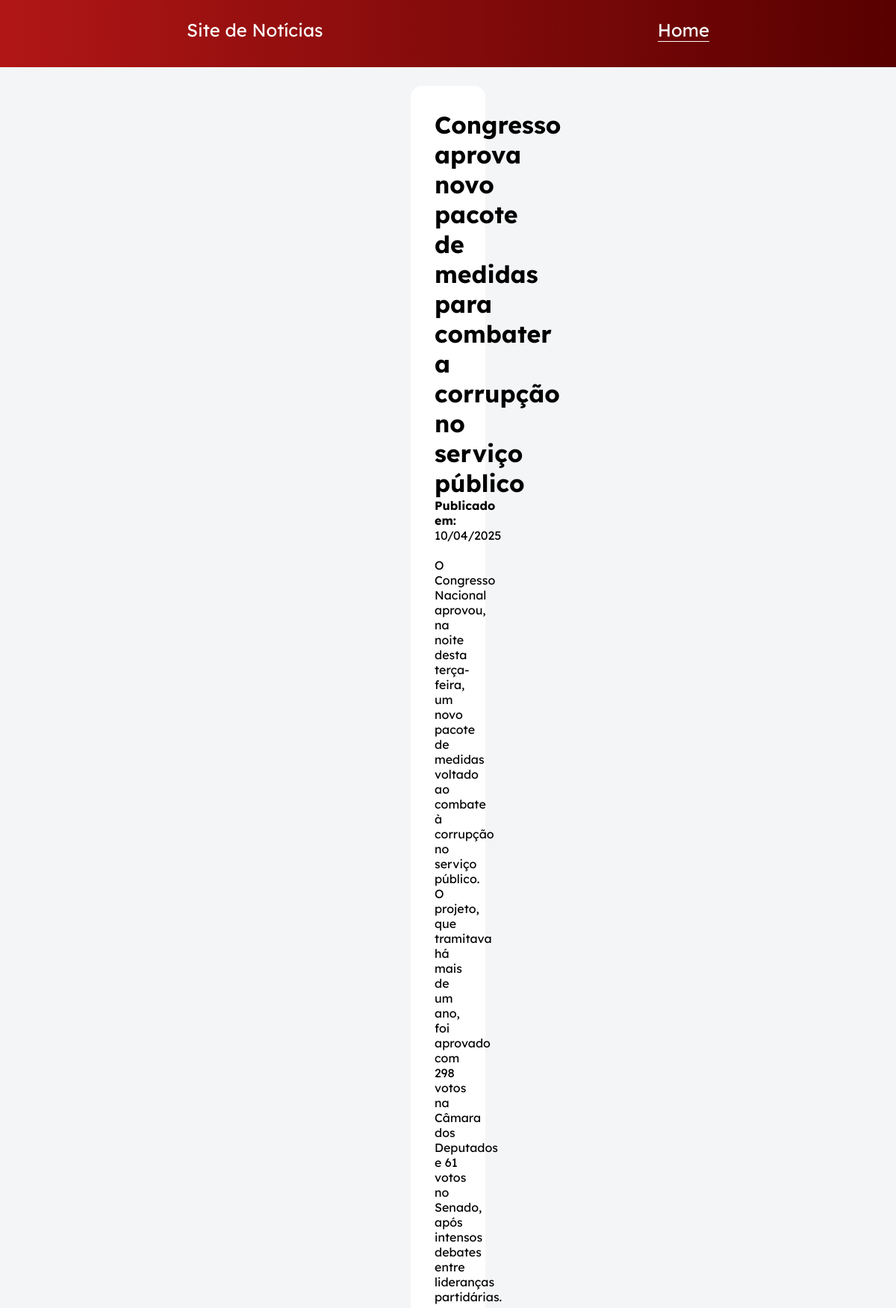
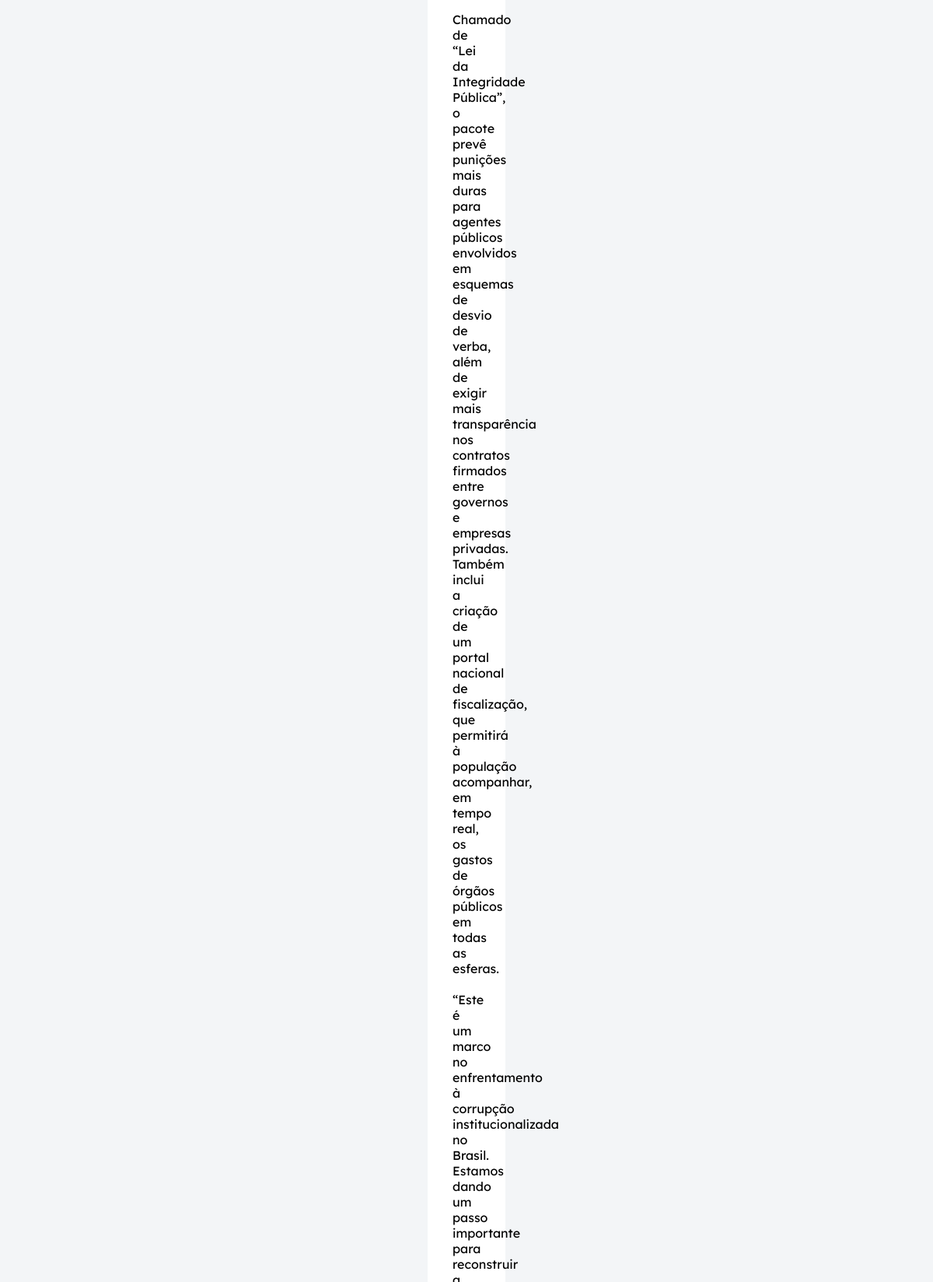
The app's page /noticia.php?slug=congresso-aprova-novo-pacote-de-medidas-para-combater-a-corrupcao-no-servico-publico (upper part) with its own data (2 pictures, top to bottom).
### tables this page shows
CREATE TABLE `giovanna_noticias` (
  `id` int(11) NOT NULL,
  `data_criacao` timestamp NOT NULL DEFAULT current_timestamp(),
  `titulo_noticia` varchar(100) NOT NULL,
  `descricao_noticia` text NOT NULL,
  `conteudo_noticia` longtext NOT NULL,
  `palavras_chave` varchar(255) NOT NULL,
  `slug_noticia` varchar(255) NOT NULL
);

### noticia.php (the view, shortened to what this page needs)
<?php
    require "conn.php";
    $slug = filter_input(INPUT_GET, "slug");
    $sql = $pdo->prepare("SELECT * FROM giovanna_noticias WHERE slug_noticia = :slug");
    $sql->bindValue(":slug", $slug);
    $sql->execute();
    if($sql->rowCount() > 0){
        $noticia = $sql->fetch(PDO::FETCH_ASSOC);
    } else {
        header("Location: index.php");
    }
?>
<!DOCTYPE html>
<html lang="pt-br">
<head>
    <link rel="stylesheet" href="assets/css/global.css">
    <link rel="stylesheet" href="assets/css/noticia.css">
</head>
<body>
    <div class="container">
        <header id="header">
            <div class="menu">
                <h2>Site de Notícias</h2>
                <h2><a href="index.php">Home</a></h2>
            </div>
        </header>
        <main class="container-post">
            <div class="noticia">
            <h1><?= htmlspecialchars($noticia['titulo_noticia']); ?></h1>
            <p><strong>Publicado em: </strong><?= date_format(new DateTime($noticia['data_criacao']), 'd/m/Y'); ?></p><br>
            <p><?= nl2br(htmlspecialchars($noticia['conteudo_noticia']));?></p><br
            <p><strong>Palavras-chave: </strong><?= nl2br(htmlspecialchars($noticia['palavras_chave']));?></p>
            </div>
        </main>
    </div>
</body>
</html>

### assets/css/global.css (style rules this page uses)
* { margin: 0; padding: 0; box-sizing: border-box; text-decoration: none; }
:root { --red: #b11616; --red-dark: #580000; --white: #fff; --title: #313131; --text: #646464; --linear: linear-gradient(90deg, var(--red) 0%, var(--red-dark) 100%); }
html { scroll-behavior: smooth; }
body { background-color: #f3f5f7; }
.container { width: 100%; height: 100vh; display: flex; flex-direction: column; justify-content: space-between; }
#header, #footer { background: var(--linear); padding: 25px 250px; color: var(--white); font-family: 'Lexend Deca', sans-serif; font-size: 16px; }
#header { min-height: 250px; }
#header .menu h2 { font-family: 'Lexend Deca', sans-serif; font-size: 24px; font-weight: 400; }
.menu { display: flex; justify-content: space-between; align-items: center; }
.menu a { color: var(--white); border-bottom: 1px solid var(--white); }

### assets/css/noticia.css (style rules this page uses)
.container-post { padding: 25px 550px; display: flex; flex-direction: column; gap: 20px; font-family: 'Lexend Deca', sans-serif; }
#header { min-height: 90px; }
.noticia { background-color: white; padding: 2rem; border-radius: 15px; }

### records on screen
giovanna_noticias: titulo_noticia "Congresso aprova novo pacote de medidas para combater a corrupção no serviço público", data_criacao "10/04/2025", conteudo_noticia "O Congresso Nacional aprovou, na noite desta terça-feira, um novo pacote de medidas voltado ao combate à corrupção no serviço público. O projeto, que tramitava há mais de um ano, foi aprovado com 298 votos na Câmara dos Deputados e 61 votos no Senado, após intensos debates entre lideranças partidárias. Chamado de “Lei da Integridade Pública”, o pacote prevê punições mais duras para agentes públicos envolvidos em esquemas de desvio de verba, além de exigir mais transparência nos contratos firmados entre governos e empresas privadas. Também inclui a criação de um portal nacional de fiscalização, que permitirá à população acompanhar, em tempo real, os gastos de órgãos públicos em todas as…"
